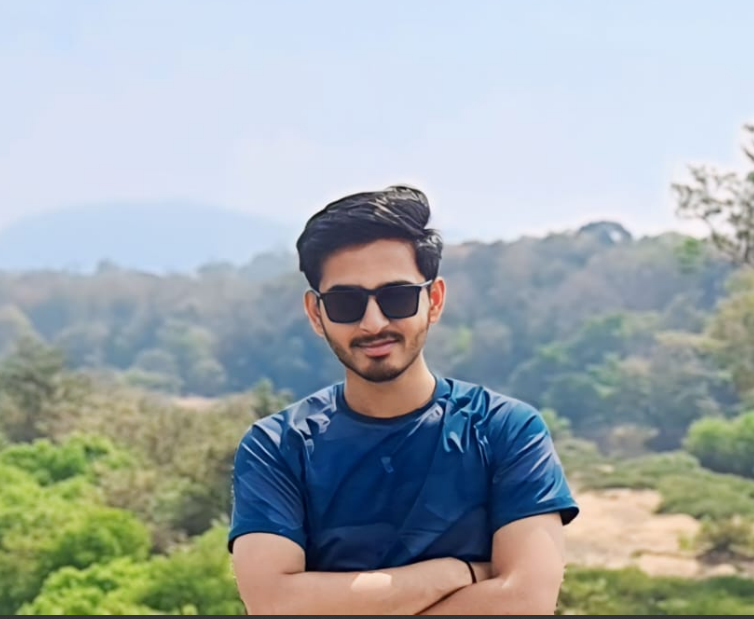
#> input picture Image Resizing and  Shaping/me.png, 754 x 619 px
$ python crop.py
#> lines starting #> are read from the running program, lines starting #| are printed output that depends on the picture
import cv2

image = cv2.imread("me.png")
#> image is the input picture: shape (619, 754, 3); mean B, G, R 171.5, 169, 159.8

if image is None:
    print("Error: Cannot load the image")

else:
    print("Image loaded successfully")

    crop = image[100:500, 200:400]
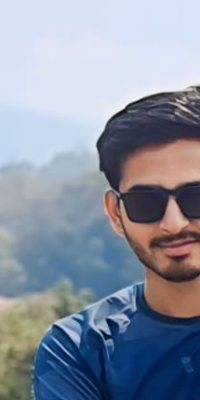
#> crop: shape (400, 200, 3); mean B, G, R 161.1, 145.3, 136.6

    cv2.imshow("Original image",image)
    cv2.imshow("Croppes image",crop)

    cv2.waitKey(0)
    cv2.destroyAllWindows()
